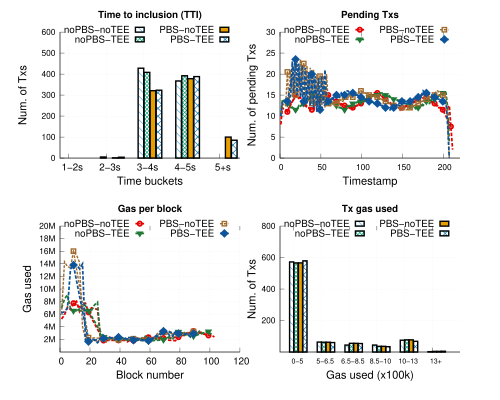

Write gnuplot code to recreate this figure.
# 
# Author: Peterson Yuhala
#

#set term postscript size 3.3in,2.8in linewidth 1 color eps enhanced 22
set term postscript size 5in,4in linewidth 1 color eps enhanced 22
#call "common.gnuplot" "3.4in, 3.9in"
set encoding utf8

set output "op_geth_stress.eps"
set datafile separator comma

load "styles.inc"
load "common.gnuplot" 
load "linetypes.gnuplot"

## Variables
COEFF = 1000  # how much we multiply values; in this case we are changin seconds to milli seconds


mp_startx=0.12
mp_starty=0.08
mp_height=0.80
mp_rowgap=0.17
mp_colgap=0.08
mp_width=0.80      


font_size = 14
label_size = 18

eval mpSetup(2,2)

set ytics nomirror
set grid y
set ytics font ",12"


eval mpNext
# --- GRAPH a (top left)


set title "Time to inclusion (TTI)" font "Helvetica-bold,14" #offset 0,-0.2

set ylabel "Num. of Txs" font ",16"  offset 2.5,0
set xlabel "Time buckets" font ",16"
set xtics font ",14"


set xtics("1-2s" 0, "2-3s" 1, "3-4s" 2, "4-5s" 3, "5+s" 4) font ",14"
#set xtics rotate by 60

set style fill solid border -1
set boxwidth 0.15
set xtics offset 0.4,0.4,0
set ytics offset 0.5,0,0
set xlabel offset 0,1,0

dx=0.08
#set offset 25, -0.5, 0, 0 #left,right,top,bottom

#set xrange[0:400]
set yrange [0:600]

#set key samplen 1 font ",14" at graph 0.5,0.95
#set key maxrows 1 samplen 0.5 width -2 invert center at graph 1.1,1.125 font ",12"
#set key samplen 1 font ",14" at graph 0.5,0.95

set key samplen 0.75 maxrows 2 at graph 0.5, 0.98 center font ",14"



plot 'data/stress/nopbs_notee_stress_tti.csv' u ($1-dx):3 t "noPBS-noTEE" with boxes ls 1 lc rgb C2 fillstyle pattern 4, \
    'data/stress/nopbs_tee_stress_tti.csv' u ($1+dx):3 t "noPBS-TEE"  with boxes ls 1 lc rgb C3 fillstyle pattern 2, \
    'data/stress/pbs_notee_op-geth-stress_tti.csv' u ($1+3*dx):3 t "PBS-noTEE"  with boxes ls 1 lc rgb C1 fillstyle pattern 3, \
    'data/stress/pbs_tee_op-geth_stress_tti.csv' u ($1+5*dx):3 t "PBS-TEE"  with boxes ls 1 lc rgb C5 fillstyle pattern 9
     
unset xtics
eval mpNext
# --- GRAPH b (top right)
set xrange[0:220]


set yrange [0:30]
set title "Pending Txs" font "Helvetica-bold,14" #offset 0,-0.2

set ylabel "Num. of pending Txs" font ",16"  offset 2.5,0
set xlabel "Timestamp" font ",16" 
set xtics offset 0,0.4,0 font ",12"


#set key samplen 1 maxrows 1 center top outside at graph 0.5, 1.0 font ",14"

plot 'data/stress/nopbs_notee_stress_pending_tx_smoothed.csv' u 1:4 every 2  w l ls 2006 notitle, \
      '' u 1:4 every 10 t "noPBS-noTEE" w lp ls 2006, \
     'data/stress/nopbs_tee_stress_pending_tx_smoothed.csv' u 1:4 every 2  w l ls 2007 notitle, \
     '' u 1:4 every 10 t "noPBS-TEE" w lp ls 2007, \
     'data/stress/pbs_notee_op-geth-stress_pending_tx_smoothed.csv' u 1:4 every 2 w l ls 22004 notitle, \
     '' u 1:4 every 10 t "PBS-noTEE" w lp ls 22004, \
     'data/stress/pbs_tee_op-geth_stress_pending_tx_smoothed.csv' u 1:4 every 2 w l ls 22001 notitle, \
        '' u 1:4 every 10 t "PBS-TEE" w lp ls 22001

unset xrange
eval mpNext
# --- GRAPH bottom left

set title "Gas per block" font "Helvetica-bold,14" 
set xlabel "Block number" font ",16"
set xtics font ",14"

set style fill solid border -1



#unset key 
set ylabel "Gas used" font ",16"  offset 2,0
#set key samplen 1 maxrows 1 center top outside at graph 0.5, 1.0 font ",14"
set yrange [0:20000000]
set xrange [0:120]
# Gas per block for stress bench is much higher than erc20 and uniswap
#set ytics("200k" 200000, "400k" 400000, "600k" 600000, "800k" 800000, "1M" 1000000) font ",12"
#set ytics("2M" 2000000, "4M" 4000000, "6M" 6000000, "8M" 8000000, "10M" 10000000, "12M" 12000000) font ",12"
set ytics("2M" 2000000, "4M" 4000000, "6M" 6000000, "8M" 8000000, "10M" 10000000, "12M" 12000000, "14M" 14000000, "16M" 16000000, "18M" 18000000, "20M" 20000000) font ",12"


plot 'data/stress/nopbs_notee_stress_gas_per_block.csv' u 1:3 every 2  w l ls 2006 notitle, \
      '' u 1:3 every 10 t "noPBS-noTEE" w lp ls 2006, \
     'data/stress/nopbs_tee_stress_gas_per_block.csv' u 1:3 every 2  w l ls 2007 notitle, \
     '' u 1:3 every 10 t "noPBS-TEE" w lp ls 2007, \
     'data/stress/pbs_notee_op-geth-stress_gas_per_block.csv' u 1:3 every 2 w l ls 22004 notitle, \
     '' u 1:3 every 10 t "PBS-noTEE" w lp ls 22004, \
     'data/stress/pbs_tee_op-geth_stress_gas_per_block.csv' u 1:3 every 2 w l ls 22001 notitle, \
        '' u 1:3 every 10 t "PBS-TEE" w lp ls 22001
     

eval mpNext
# --- GRAPH: bottom right
set yrange [0:800]
unset xrange

set style fill solid border -1
set boxwidth 0.15
set xtics offset 0.4,0.4,0
set ytics offset 0.5,0,0
set xlabel offset 0,1,0


#set xtics("0-500k" 0, "500k-650k" 1, "650k-850k" 2, "850k-1M" 3, "1M-1.3M" 4, "1.3M+" 5) offset 0,0.3,0 font ",10"
set xtics("0-5" 0, "5-6.5" 1, "6.5-8.5" 2, "8.5-10" 3, "10-13" 4, "13+" 5 ) font ",10"
#set xtics rotate by 45

set xrange [-0.5:6]


set ytics("200" 200, "400" 400, "600" 600, "800" 800, "1000" 1000) font ",12"

set title "Tx gas used" font "Helvetica-bold,14" #offset 0,-0.2

set ylabel "Num. of Txs" font ",16"  offset 2.5,0
set xlabel "Gas used (x100k)" font ",16"
dx=0.08

#set label "min = 1μs" at graph 0.6,0.9 font ",16"
#set label "avg = 2^{48}μs" at graph 0.6,0.78 font ",16"
#set label "max = 2^{64}-1μs" at graph 0.6,0.65 font ",16"

#set key samplen 1 maxrows 1 center top outside at graph 0.5, 1.0 font ",14"

plot 'data/stress/nopbs_notee_stress_tx_gas_used.csv' u ($1-dx):3 t "noPBS-noTEE" with boxes ls 1 lc rgb C2 fillstyle pattern 4, \
     'data/stress/nopbs_tee_stress_tx_gas_used.csv' u ($1+dx):3 t "noPBS-TEE" with boxes ls 1 lc rgb C3 fillstyle pattern 2, \
     'data/stress/pbs_notee_op-geth-stress_tx_gas_used.csv' u ($1+3*dx):3 t "PBS-noTEE"  with boxes ls 1 lc rgb C1 fillstyle pattern 3, \
     'data/stress/pbs_tee_op-geth_stress_tx_gas_used.csv' u ($1+5*dx):3 t "PBS-TEE"  with boxes ls 1 lc rgb C5 fillstyle pattern 9

     
!epstopdf "op_geth_stress.eps"
!rm "op_geth_stress.eps"
quit
